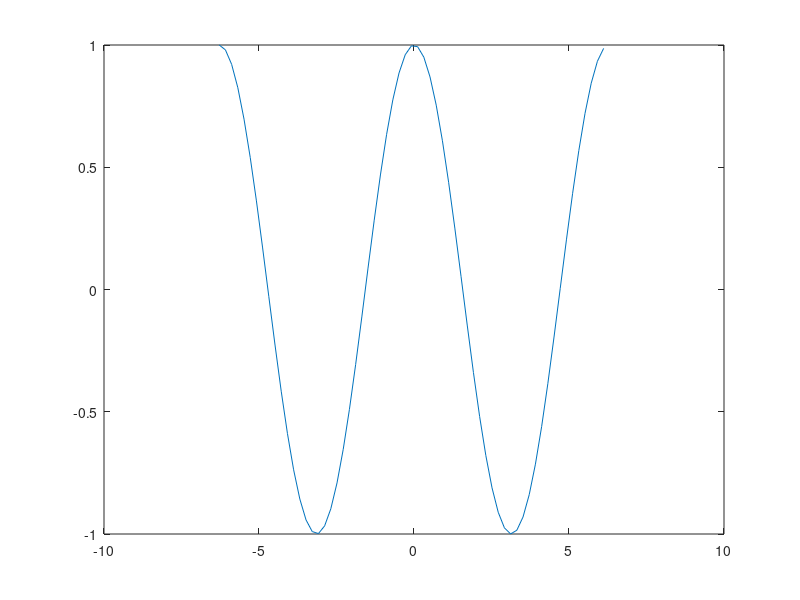

MATLAB code to generate this figure: (Note: this script raises an error after producing the figure.)
p=-2*pi:0.2:2*pi;
q=cos(p);
plot(p,q)
hold on
j=my_cos1505053(p,1);
plot(p,j,'b')
k=my_cos1505053(p,3);
hold on
plot(p,k,'m')
hold on
l=my_cos1505053(p,5);
plot(p,l,'r')
hold on
m=my_cos1505053(p,20);
plot(p,m,'g')